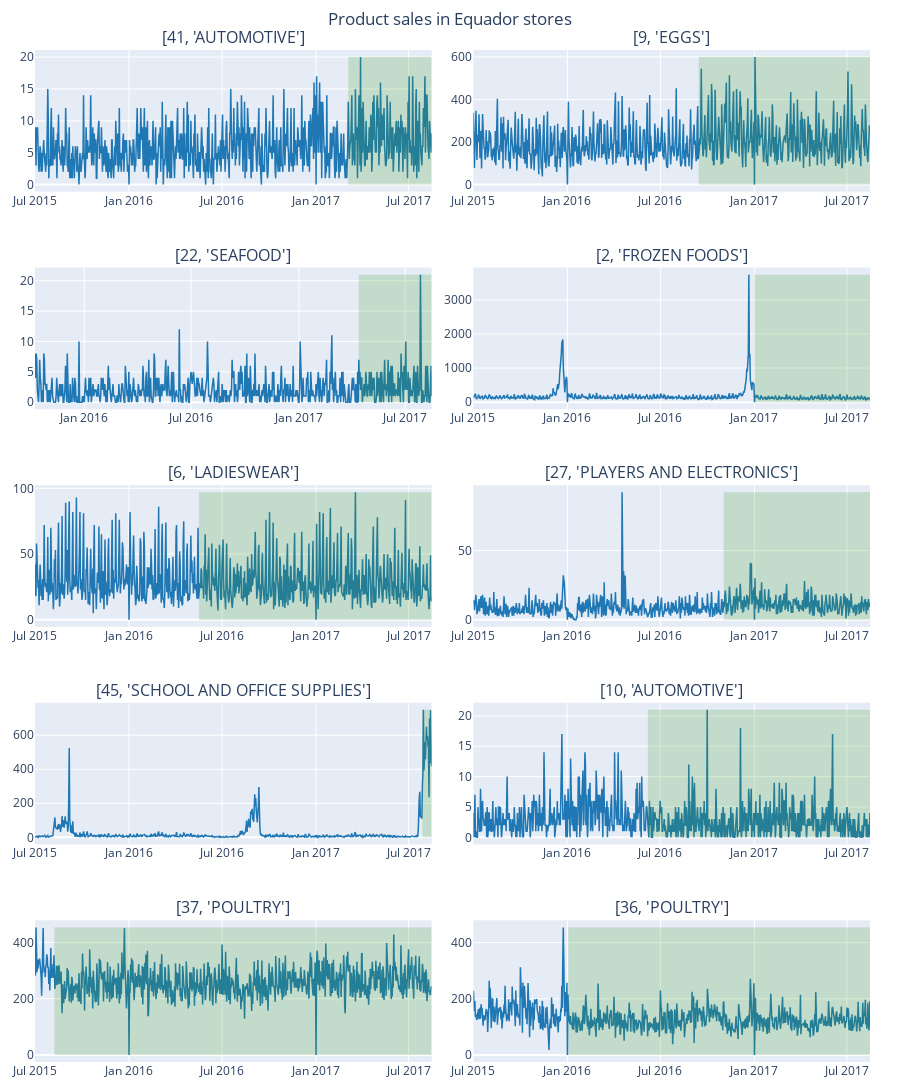

Notebook code cell kept with this figure:
### Code cell
series_plot(data=train, group=group, series=10, intermittent=False, title='Product sales in Equador stores', cpd=True, seed=228)

### Figure 1 — Plotly figure (JSON) as saved in the notebook; plotly's stock layout.template omitted (floating-point values rounded to 4 significant figures; data arrays with more than 128 entries replaced by an {"elided": "..."} marker saying what was removed)
{"data": [{"line": {"color": "#1f77b4", "width": 1.5}, "type": "scatter", "x": {"elided": "775 str values"}, "xaxis": "x", "y": {"elided": "775 float values"}, "yaxis": "y"}, {"line": {"color": "#1f77b4", "width": 1.5}, "type": "scatter", "x": {"elided": "775 str values"}, "xaxis": "x2", "y": {"elided": "775 float values"}, "yaxis": "y2"}, {"line": {"color": "#1f77b4", "width": 1.5}, "type": "scatter", "x": {"elided": "675 str values"}, "xaxis": "x3", "y": {"elided": "675 float values"}, "yaxis": "y3"}, {"line": {"color": "#1f77b4", "width": 1.5}, "type": "scatter", "x": {"elided": "775 str values"}, "xaxis": "x4", "y": {"elided": "775 float values"}, "yaxis": "y4"}, {"line": {"color": "#1f77b4", "width": 1.5}, "type": "scatter", "x": {"elided": "775 str values"}, "xaxis": "x5", "y": {"elided": "775 float values"}, "yaxis": "y5"}, {"line": {"color": "#1f77b4", "width": 1.5}, "type": "scatter", "x": {"elided": "775 str values"}, "xaxis": "x6", "y": {"elided": "775 float values"}, "yaxis": "y6"}, {"line": {"color": "#1f77b4", "width": 1.5}, "type": "scatter", "x": {"elided": "775 str values"}, "xaxis": "x7", "y": {"elided": "775 float values"}, "yaxis": "y7"}, {"line": {"color": "#1f77b4", "width": 1.5}, "type": "scatter", "x": {"elided": "774 str values"}, "xaxis": "x8", "y": {"elided": "774 float values"}, "yaxis": "y8"}, {"line": {"color": "#1f77b4", "width": 1.5}, "type": "scatter", "x": {"elided": "775 str values"}, "xaxis": "x9", "y": {"elided": "775 float values"}, "yaxis": "y9"}, {"line": {"color": "#1f77b4", "width": 1.5}, "type": "scatter", "x": {"elided": "775 str values"}, "xaxis": "x10", "y": {"elided": "775 float values"}, "yaxis": "y10"}], "layout": {"annotations": [{"font": {"size": 16}, "showarrow": false, "text": "[41, 'AUTOMOTIVE']", "x": 0.2375, "xanchor": "center", "xref": "paper", "y": 1.0, "yanchor": "bottom", "yref": "paper"}, {"font": {"size": 16}, "showarrow": false, "text": "[9, 'EGGS']", "x": 0.7625, "xanchor": "center", "xref": "paper", "y": 1.0, "yanchor": "bottom", "yref": "paper"}, {"font": {"size": 16}, "showarrow": false, "text": "[22, 'SEAFOOD']", "x": 0.2375, "xanchor": "center", "xref": "paper", "y": 0.785, "yanchor": "bottom", "yref": "paper"}, {"font": {"size": 16}, "showarrow": false, "text": "[2, 'FROZEN FOODS']", "x": 0.7625, "xanchor": "center", "xref": "paper", "y": 0.785, "yanchor": "bottom", "yref": "paper"}, {"font": {"size": 16}, "showarrow": false, "text": "[6, 'LADIESWEAR']", "x": 0.2375, "xanchor": "center", "xref": "paper", "y": 0.57, "yanchor": "bottom", "yref": "paper"}, {"font": {"size": 16}, "showarrow": false, "text": "[27, 'PLAYERS AND ELECTRONICS']", "x": 0.7625, "xanchor": "center", "xref": "paper", "y": 0.57, "yanchor": "bottom", "yref": "paper"}, {"font": {"size": 16}, "showarrow": false, "text": "[45, 'SCHOOL AND OFFICE SUPPLIES']", "x": 0.2375, "xanchor": "center", "xref": "paper", "y": 0.355, "yanchor": "bottom", "yref": "paper"}, {"font": {"size": 16}, "showarrow": false, "text": "[10, 'AUTOMOTIVE']", "x": 0.7625, "xanchor": "center", "xref": "paper", "y": 0.355, "yanchor": "bottom", "yref": "paper"}, {"font": {"size": 16}, "showarrow": false, "text": "[37, 'POULTRY']", "x": 0.2375, "xanchor": "center", "xref": "paper", "y": 0.14, "yanchor": "bottom", "yref": "paper"}, {"font": {"size": 16}, "showarrow": false, "text": "[36, 'POULTRY']", "x": 0.7625, "xanchor": "center", "xref": "paper", "y": 0.14, "yanchor": "bottom", "yref": "paper"}], "height": 1150, "margin": {"b": 30, "l": 30, "r": 30, "t": 50}, "shapes": [{"fillcolor": "#3C9B1F", "line": {"width": 0.1}, "opacity": 0.2, "type": "rect", "x0": "2017-03-05T00:00:00", "x1": "2017-08-15T00:00:00", "xref": "x", "y0": 0, "y1": 20, "yref": "y"}, {"fillcolor": "#3C9B1F", "line": {"width": 0.1}, "opacity": 0.2, "type": "rect", "x0": "2016-09-14T00:00:00", "x1": "2017-08-15T00:00:00", "xref": "x2", "y0": 0, "y1": 599, "yref": "y2"}, {"fillcolor": "#3C9B1F", "line": {"width": 0.1}, "opacity": 0.2, "type": "rect", "x0": "2017-04-13T00:00:00", "x1": "2017-08-15T00:00:00", "xref": "x3", "y0": 0, "y1": 21, "yref": "y3"}, {"fillcolor": "#3C9B1F", "line": {"width": 0.1}, "opacity": 0.2, "type": "rect", "x0": "2017-01-01T00:00:00", "x1": "2017-08-15T00:00:00", "xref": "x4", "y0": 0, "y1": 3738.0, "yref": "y4"}, {"fillcolor": "#3C9B1F", "line": {"width": 0.1}, "opacity": 0.2, "type": "rect", "x0": "2016-05-17T00:00:00", "x1": "2017-08-15T00:00:00", "xref": "x5", "y0": 0, "y1": 97, "yref": "y5"}, {"fillcolor": "#3C9B1F", "line": {"width": 0.1}, "opacity": 0.2, "type": "rect", "x0": "2016-11-02T00:00:00", "x1": "2017-08-15T00:00:00", "xref": "x6", "y0": 0, "y1": 92, "yref": "y6"}, {"fillcolor": "#3C9B1F", "line": {"width": 0.1}, "opacity": 0.2, "type": "rect", "x0": "2017-07-28T00:00:00", "x1": "2017-08-15T00:00:00", "xref": "x7", "y0": 0, "y1": 749, "yref": "y7"}, {"fillcolor": "#3C9B1F", "line": {"width": 0.1}, "opacity": 0.2, "type": "rect", "x0": "2016-06-07T00:00:00", "x1": "2017-08-15T00:00:00", "xref": "x8", "y0": 0, "y1": 21, "yref": "y8"}, {"fillcolor": "#3C9B1F", "line": {"width": 0.1}, "opacity": 0.2, "type": "rect", "x0": "2015-08-08T00:00:00", "x1": "2017-08-15T00:00:00", "xref": "x9", "y0": 0, "y1": 453.4, "yref": "y9"}, {"fillcolor": "#3C9B1F", "line": {"width": 0.1}, "opacity": 0.2, "type": "rect", "x0": "2016-01-03T00:00:00", "x1": "2017-08-15T00:00:00", "xref": "x10", "y0": 0, "y1": 454.1, "yref": "y10"}], "showlegend": false, "title": {"text": "Product sales in Equador stores", "x": 0.5}, "xaxis": {"anchor": "y", "domain": [0, 0.475]}, "xaxis10": {"anchor": "y10", "domain": [0.525, 1]}, "xaxis2": {"anchor": "y2", "domain": [0.525, 1]}, "xaxis3": {"anchor": "y3", "domain": [0, 0.475]}, "xaxis4": {"anchor": "y4", "domain": [0.525, 1]}, "xaxis5": {"anchor": "y5", "domain": [0, 0.475]}, "xaxis6": {"anchor": "y6", "domain": [0.525, 1]}, "xaxis7": {"anchor": "y7", "domain": [0, 0.475]}, "xaxis8": {"anchor": "y8", "domain": [0.525, 1]}, "xaxis9": {"anchor": "y9", "domain": [0, 0.475]}, "yaxis": {"anchor": "x", "domain": [0.86, 1.0]}, "yaxis10": {"anchor": "x10", "domain": [0, 0.14]}, "yaxis2": {"anchor": "x2", "domain": [0.86, 1.0]}, "yaxis3": {"anchor": "x3", "domain": [0.645, 0.785]}, "yaxis4": {"anchor": "x4", "domain": [0.645, 0.785]}, "yaxis5": {"anchor": "x5", "domain": [0.43, 0.57]}, "yaxis6": {"anchor": "x6", "domain": [0.43, 0.57]}, "yaxis7": {"anchor": "x7", "domain": [0.215, 0.355]}, "yaxis8": {"anchor": "x8", "domain": [0.215, 0.355]}, "yaxis9": {"anchor": "x9", "domain": [0, 0.14]}}}
